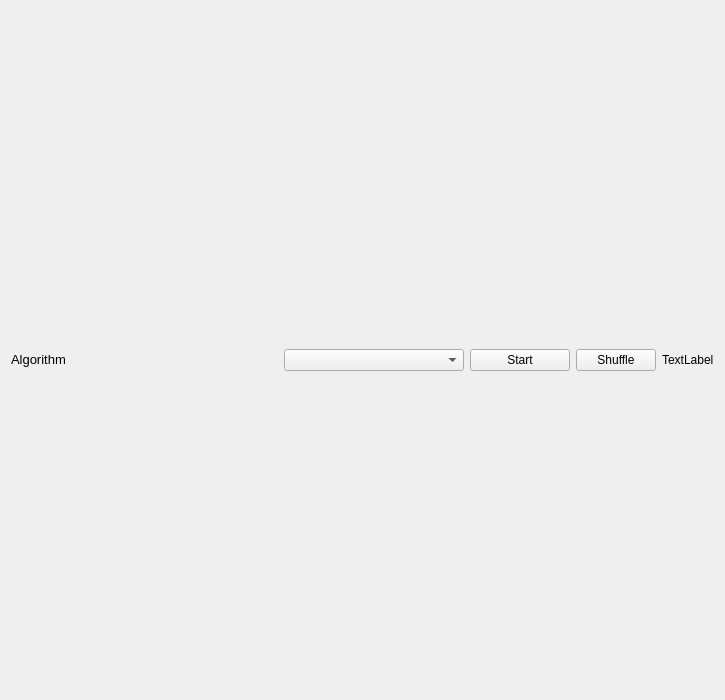
<?xml version="1.0" encoding="UTF-8"?>
<ui version="4.0">
 <class>MainWindow</class>
 <widget class="QMainWindow" name="MainWindow">
  <property name="geometry">
   <rect>
    <x>0</x>
    <y>0</y>
    <width>725</width>
    <height>700</height>
   </rect>
  </property>
  <property name="sizePolicy">
   <sizepolicy hsizetype="MinimumExpanding" vsizetype="Fixed">
    <horstretch>0</horstretch>
    <verstretch>0</verstretch>
   </sizepolicy>
  </property>
  <property name="minimumSize">
   <size>
    <width>725</width>
    <height>700</height>
   </size>
  </property>
  <property name="maximumSize">
   <size>
    <width>725</width>
    <height>700</height>
   </size>
  </property>
  <property name="windowTitle">
   <string>MainWindow</string>
  </property>
  <property name="layoutDirection">
   <enum>Qt::LeftToRight</enum>
  </property>
  <property name="tabShape">
   <enum>QTabWidget::Rounded</enum>
  </property>
  <widget class="QWidget" name="centralWidget">
   <property name="sizePolicy">
    <sizepolicy hsizetype="Expanding" vsizetype="Expanding">
     <horstretch>0</horstretch>
     <verstretch>0</verstretch>
    </sizepolicy>
   </property>
   <layout class="QVBoxLayout" name="verticalLayout">
    <item>
     <layout class="QHBoxLayout" name="lyPainter"/>
    </item>
    <item>
     <spacer name="horizontalSpacer">
      <property name="orientation">
       <enum>Qt::Horizontal</enum>
      </property>
      <property name="sizeHint" stdset="0">
       <size>
        <width>40</width>
        <height>20</height>
       </size>
      </property>
     </spacer>
    </item>
    <item>
     <layout class="QGridLayout" name="lyGrid">
      <property name="sizeConstraint">
       <enum>QLayout::SetMinAndMaxSize</enum>
      </property>
      <item row="0" column="0">
       <widget class="QLabel" name="labelAlg">
        <property name="sizePolicy">
         <sizepolicy hsizetype="Expanding" vsizetype="Fixed">
          <horstretch>0</horstretch>
          <verstretch>0</verstretch>
         </sizepolicy>
        </property>
        <property name="font">
         <font>
          <pointsize>10</pointsize>
         </font>
        </property>
        <property name="text">
         <string>Algorithm</string>
        </property>
       </widget>
      </item>
      <item row="0" column="1">
       <layout class="QGridLayout" name="gridLayout">
        <item row="0" column="2">
         <widget class="QPushButton" name="buttonStart">
          <property name="sizePolicy">
           <sizepolicy hsizetype="Expanding" vsizetype="Fixed">
            <horstretch>0</horstretch>
            <verstretch>0</verstretch>
           </sizepolicy>
          </property>
          <property name="minimumSize">
           <size>
            <width>100</width>
            <height>21</height>
           </size>
          </property>
          <property name="text">
           <string>Start</string>
          </property>
         </widget>
        </item>
        <item row="0" column="3">
         <widget class="QPushButton" name="buttonShuffle">
          <property name="sizePolicy">
           <sizepolicy hsizetype="Expanding" vsizetype="Fixed">
            <horstretch>0</horstretch>
            <verstretch>0</verstretch>
           </sizepolicy>
          </property>
          <property name="text">
           <string>Shuffle</string>
          </property>
         </widget>
        </item>
        <item row="0" column="0">
         <widget class="QComboBox" name="comboAlgos">
          <property name="sizePolicy">
           <sizepolicy hsizetype="Expanding" vsizetype="Fixed">
            <horstretch>0</horstretch>
            <verstretch>0</verstretch>
           </sizepolicy>
          </property>
          <property name="minimumSize">
           <size>
            <width>180</width>
            <height>0</height>
           </size>
          </property>
         </widget>
        </item>
        <item row="0" column="4">
         <widget class="QLabel" name="labelExecTime">
          <property name="sizePolicy">
           <sizepolicy hsizetype="Expanding" vsizetype="Fixed">
            <horstretch>0</horstretch>
            <verstretch>0</verstretch>
           </sizepolicy>
          </property>
          <property name="text">
           <string>TextLabel</string>
          </property>
         </widget>
        </item>
       </layout>
      </item>
     </layout>
    </item>
   </layout>
  </widget>
 </widget>
 <layoutdefault spacing="6" margin="11"/>
 <resources/>
 <connections/>
</ui>
